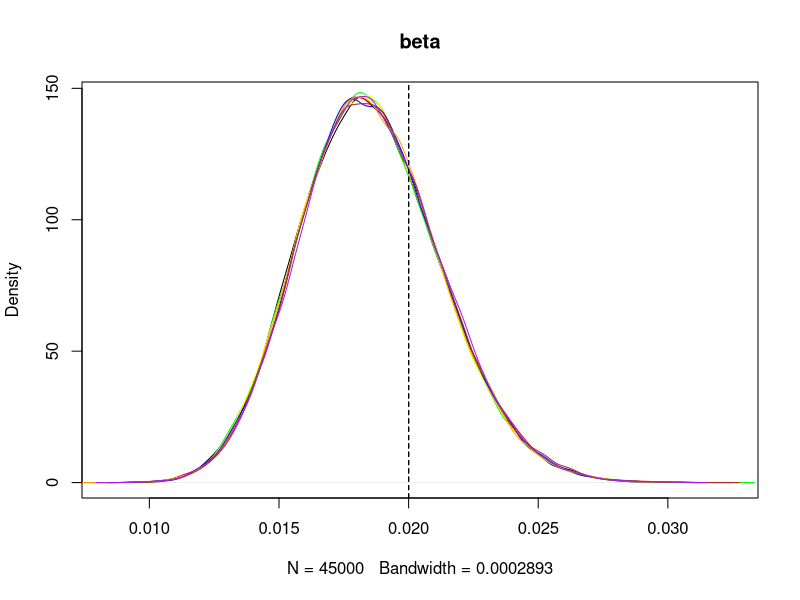
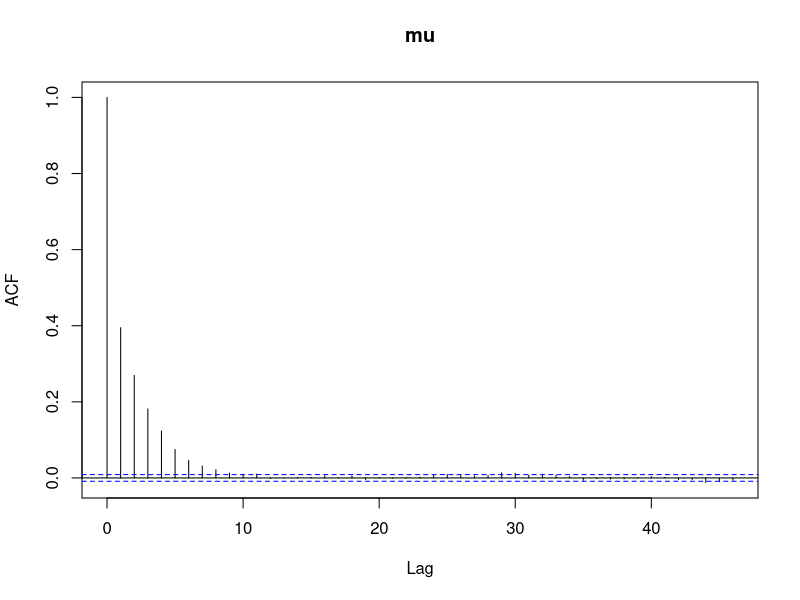
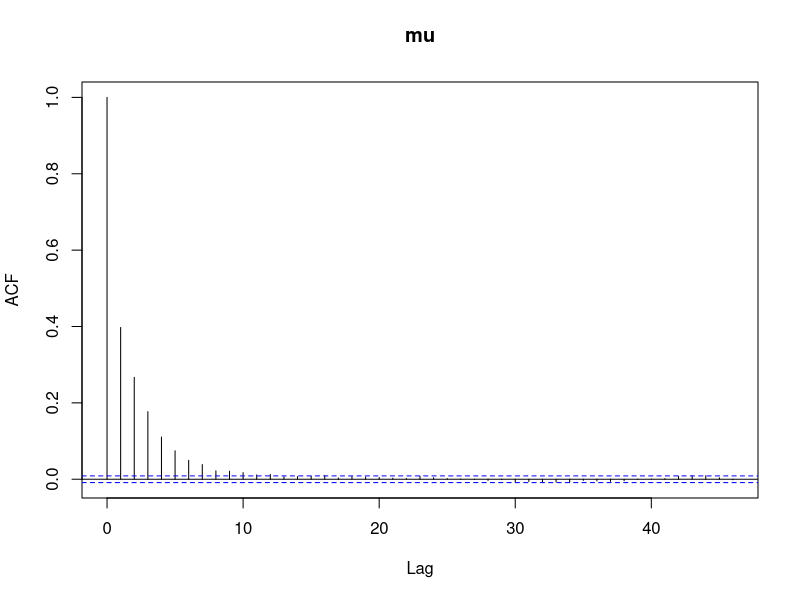
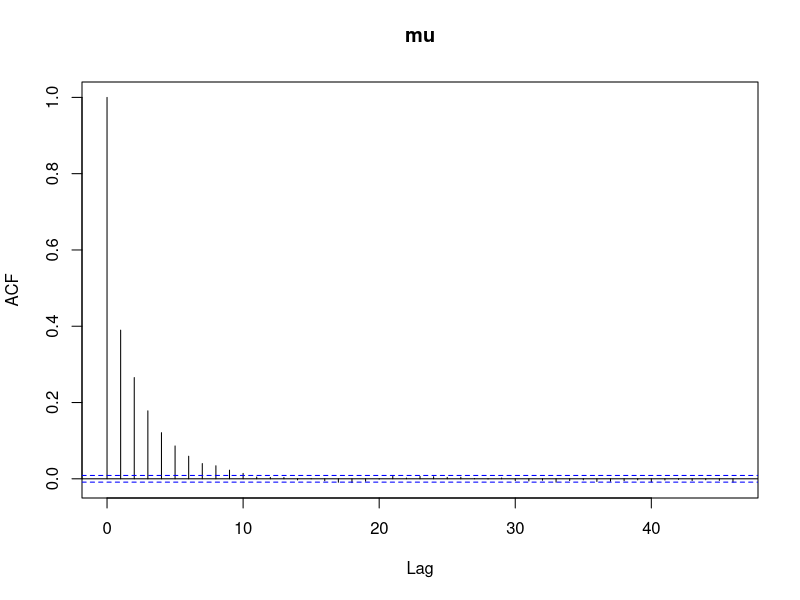
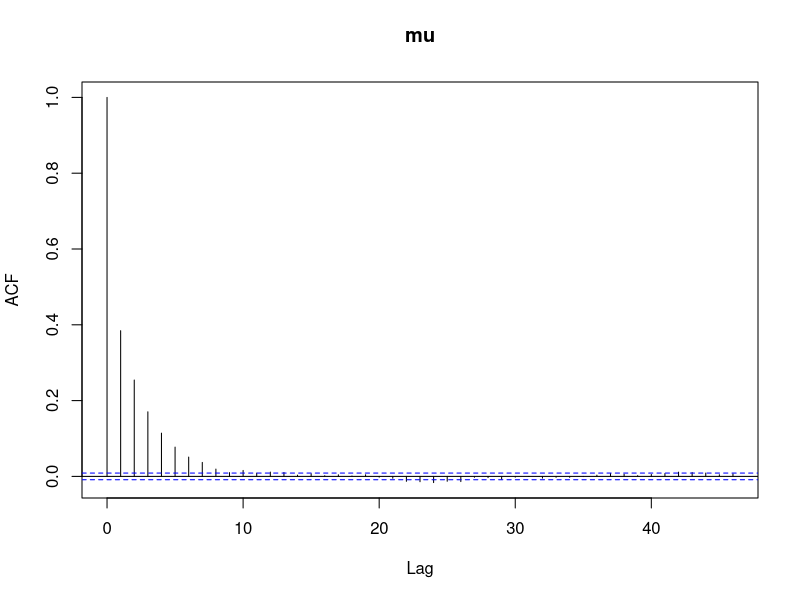
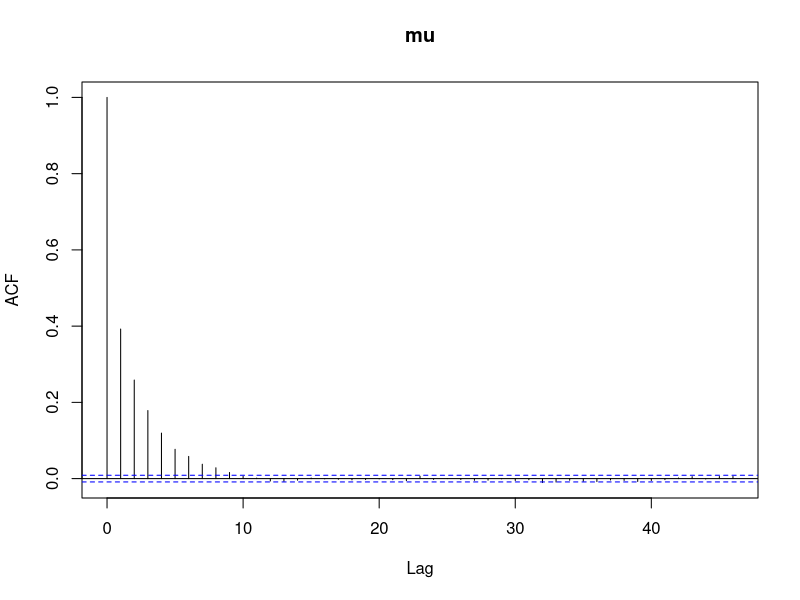
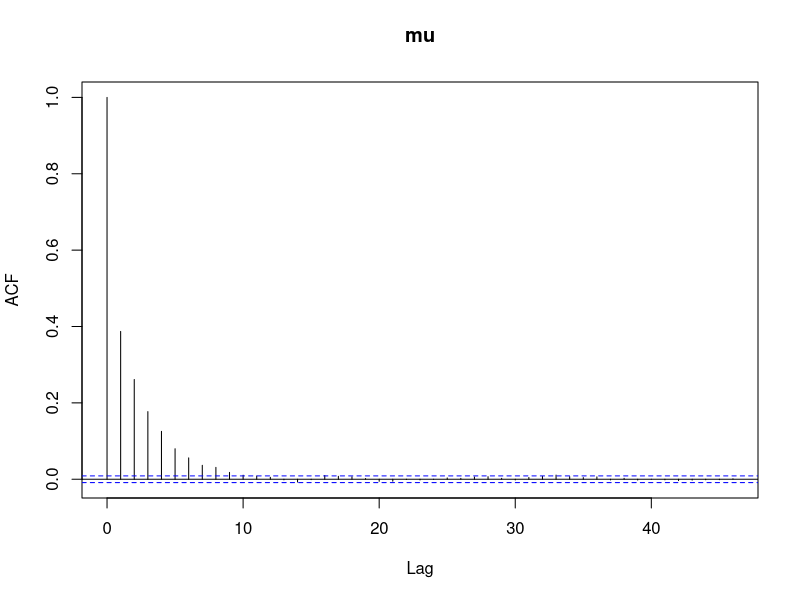
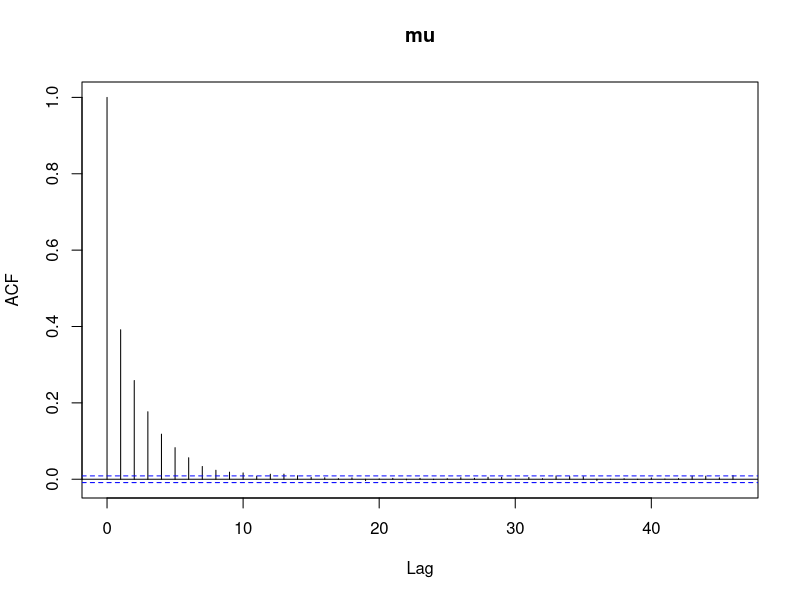

Write the R code that produced these figures, in order.


# Read files
trace1 <- read.csv("mcmc_chain_1.csv")
trace2 <- read.csv("mcmc_chain_2.csv")
trace3 <- read.csv("mcmc_chain_3.csv")
trace4 <- read.csv("mcmc_chain_4.csv")
trace5 <- read.csv("mcmc_chain_5.csv")
trace6 <- read.csv("mcmc_chain_6.csv")
trace7 <- read.csv("mcmc_chain_7.csv")
trace8 <- read.csv("mcmc_chain_8.csv")

burnin <- round(nrow(trace1)*0.1)
thinning <- 1
total <- nrow(trace1)

library(coda)

mu <- 0.02

plot(density(trace1[-c(1:burnin),1]), main="beta"); lines(density(trace2[-c(1:burnin),1]), col="red"); abline(v=mu,lty =2)
lines(density(trace3[-c(1:burnin),1]), col="green"); lines(density(trace4[-c(1:burnin),1]), col="yellow"); abline(v=mu,lty =2)
lines(density(trace5[-c(1:burnin),1]), col="blue"); lines(density(trace6[-c(1:burnin),1]), col="orange"); abline(v=mu,lty =2)
lines(density(trace7[-c(1:burnin),1]), col="brown"); lines(density(trace8[-c(1:burnin),1]), col="purple"); abline(v=mu,lty =2)


# Effective samples - across 16 simulations (repeat twice)
acf(trace1); acf(trace2); acf(trace3); acf(trace4)
acf(trace5); acf(trace6); acf(trace7); acf(trace8)

effsSamps1<- c(effectiveSize(as.mcmc(trace1)), effectiveSize(as.mcmc(trace2)), effectiveSize(as.mcmc(trace3)),  effectiveSize(as.mcmc(trace4)),
              effectiveSize(as.mcmc(trace5)), effectiveSize(as.mcmc(trace6)), effectiveSize(as.mcmc(trace7)),  effectiveSize(as.mcmc(trace8)))




